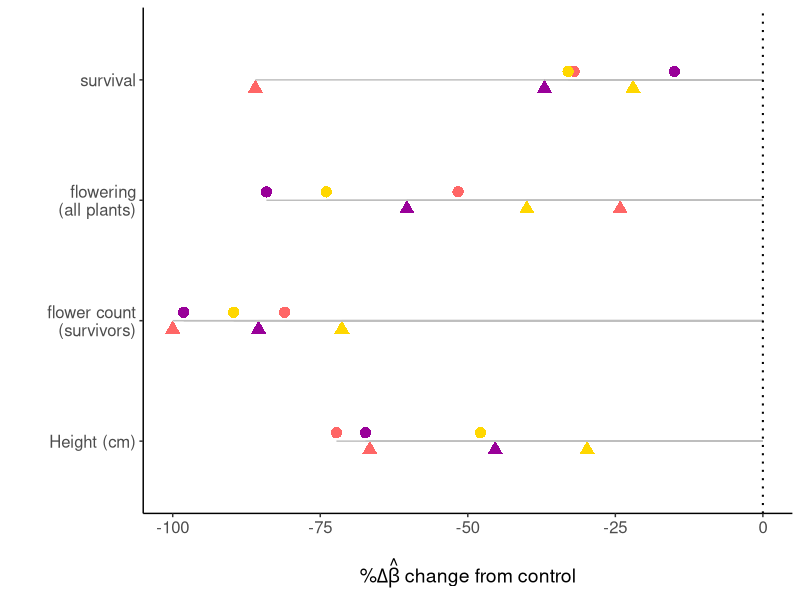
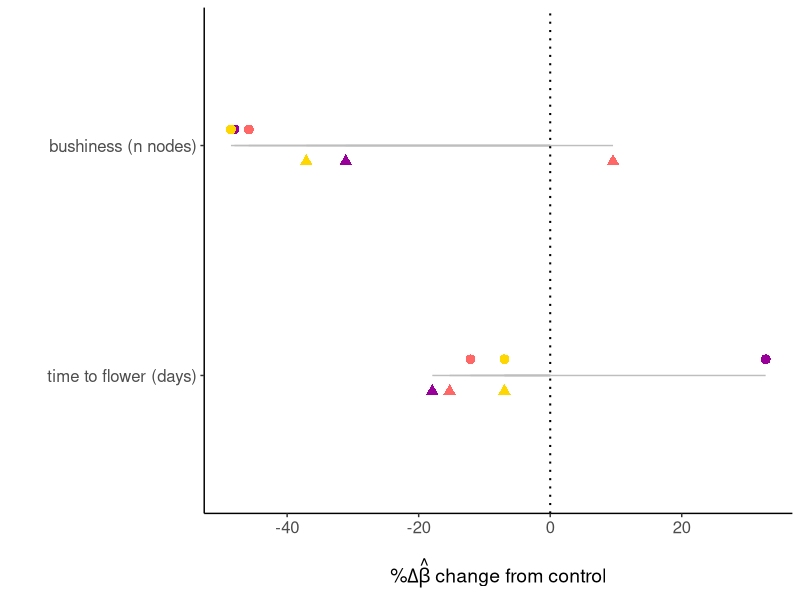

Here is the R script that generated these plots, in order:
## ---- chunk 1
library(ggplot2)
library(ggpubr)
library(tidyverse)
## ---- chunk 2

dataset <- read.csv("../tables/df_emmeans_25jul.csv")

head(dataset)

## ---- chunk 3
my.theme<-theme(axis.text=element_text(size=12),
        axis.title = element_text(size = 14),
        legend.text=element_text(size=10),
        legend.title = element_text(size=12),
        plot.title = element_text(face="bold",size=14,margin=margin(0,0,20,0),hjust = 0.5),
        axis.title.y = element_text(margin = margin(t = 0, r = 15, b = 0, l = 0)),
        axis.title.x = element_text(margin = margin(t = 15, r = 0, b = 0, l = 0)))

## ---- chunk 4


# Create separate datasets for early drought and late drought treatments
early_drought_data <- dataset %>% filter(trt == "early drought")
late_drought_data <- dataset %>% filter(trt == "late drought")
control_data <- dataset %>% filter(trt == "control")


# Unique colors in the dataset
unique_colors <- unique(control_data$colors)

# List to store new rows
new_rows_list <- list()

# Loop through each color
for (color in unique_colors) {
  # Create a new row with "control" trait for the current color
  new_row <- tibble(
    colors = color,
    trt = "control",
    estimated.response = 1,
    SE = NA,  # Fill in appropriate values for SE if available
    df = NA,  # Fill in appropriate values for df if available
    n = NA,  # Fill in appropriate values for n if available
    lower.CI = 1,
    upper.CI = 1,
    comp = NA,  # Fill in appropriate values for comp if available
    trait = "survival"
  )
  # Append the new row to the list
  new_rows_list[[color]] <- new_row
}

# Combine new rows into a single dataframe
new_rows_df <- bind_rows(new_rows_list)

# Add new rows to control_data
control_data <- bind_rows(control_data, new_rows_df)

# Print the updated dataset
print(control_data)

control_data <- control_data %>%
  mutate(estimated.response = ifelse(trait %in% c("survival", "flowering"), estimated.response * 100, estimated.response))

late_drought_data <- late_drought_data %>%
  mutate(estimated.response = ifelse(trait %in% c("survival", "flowering"), estimated.response * 100, estimated.response))

early_drought_data <- early_drought_data %>%
  mutate(estimated.response = ifelse(trait %in% c("survival", "flowering"), estimated.response * 100, estimated.response))
  

## ---- chunk 5

merged_data_early <- early_drought_data %>%
  inner_join(control_data, by = c("colors", "trait"))

merged_data_late <- late_drought_data %>%
  inner_join(control_data, by = c("colors", "trait"))

# Calculate percent decrease from control to each treatment
merged_data_early <- merged_data_early %>%
  mutate(
    percent_decrease_early_drought = ((estimated.response.y - estimated.response.x) / estimated.response.y) * 100
  ) %>%
  dplyr::select(trait, colors, percent_decrease_early_drought) %>%
  distinct()  # Keep only unique combinations of trait and color

merged_data_late <- merged_data_late %>%
  mutate(
    percent_decrease_late_drought = ((estimated.response.y - estimated.response.x) / estimated.response.y) * 100
  ) %>%
  dplyr::select(trait, colors, percent_decrease_late_drought) %>%
  distinct()  # Keep only unique combinations of trait and color

# Print the updated datasets
print(merged_data_early)
print(merged_data_late)

## ---- chunk 6

merged_data_early <- merged_data_early %>% 
  rename(percent_decrease = percent_decrease_early_drought)

merged_data_late <- merged_data_late %>% 
  rename(percent_decrease = percent_decrease_late_drought)

# Combine early and late drought data
merged_data <- rbind(mutate(merged_data_early, treatment = "Early Drought"),
                     mutate(merged_data_late, treatment = "Late Drought"))

# convert % decrease values to negative

merged_data$percent_decrease <- merged_data$percent_decrease*(-1)



# Filter and rename traits
merged_data_fitness <- merged_data %>%
  filter(trait %in% c("survival", "flowering", "n flowers", "height (cm)")) %>%
  mutate(trait = factor(trait, levels = c("height (cm)", "n flowers", "flowering","survival"),
                        labels = c("Height","Flower Count", "Flowering", "Survival")))


# Filter and rename traits
merged_data_other <- merged_data %>%
  filter(trait %in% c("time to flower (days)","bushiness (n nodes)")) %>%
  mutate(trait = factor(trait, levels = c("time to flower (days)","bushiness (n nodes)")))


merged_data_fitness$trait <- factor(merged_data_fitness$trait,
  levels = c("Height","Flower Count", "Flowering", "Survival"),
  labels = c("Height (cm)","flower count\n(survivors)", "flowering\n(all plants)", "survival")
)


# Plot
plot_change_fitness <- ggplot(merged_data_fitness, aes(x = trait, y = percent_decrease, shape = treatment, color = colors)) +
  geom_point(data = subset(merged_data_fitness, treatment == "Late Drought"), 
             position = position_nudge(x = -0.07), size = 3.5) +
  geom_point(data = subset(merged_data_fitness, treatment == "Early Drought"), 
             position = position_nudge(x = 0.07), size = 3.5) +
  geom_segment(aes(x = trait, xend = trait, y = 0, yend = percent_decrease), color = "grey") +
  coord_flip() +
  theme_classic() +
  theme(
    panel.grid.minor.y = element_blank(),
    panel.grid.major.y = element_blank(),
    legend.position = "none"
  ) +
  xlab("") +
   ylab(expression(paste("%", Delta, hat(beta), " change from control")))   +
  scale_color_manual(values = c("#990099", "#FF6666", "gold")) +
  scale_shape_manual(values = c("Early Drought" = 16, "Late Drought" = 17)) +
  geom_hline(yintercept = 0, linetype = 'dotted', col = 'black', size = 0.7) +
  my.theme



plot_change_fitness

#ggsave("../figures/perc.change_a.png", height = 5, width = 6.5)





plot_change_others <- ggplot(merged_data_other, aes(x = trait, y = percent_decrease, shape = treatment, color = colors)) +
  geom_point(data = subset(merged_data_other, treatment == "Late Drought"), 
             position = position_nudge(x = -0.07), size = 3) +
  geom_point(data = subset(merged_data_other, treatment == "Early Drought"), 
             position = position_nudge(x = 0.07), size = 3) +
  geom_segment(aes(x = trait, xend = trait, y = 0, yend = percent_decrease), color = "grey") +
  coord_flip() +
  theme_classic() +
  theme(
    panel.grid.minor.y = element_blank(),
    panel.grid.major.y = element_blank(),
    legend.position = "none"
  ) +
  xlab("") +
  ylab(expression(paste("%", Delta, hat(beta), " change from control"))) +
  scale_color_manual(values = c("#990099", "#FF6666", "gold")) +
  scale_shape_manual(values = c("Early Drought" = 16, "Late Drought" = 17)) +
  geom_hline(yintercept = 0, linetype = 'dotted', col = 'black', size = 0.7) +
  my.theme

plot_change_others

#ggsave("../figures/perc.change_b.png", height = 3, width = 6.5)


## ---- chunk 7
# Step 1: Rename percent_decrease column
merged_data_early <- merged_data_early %>%
  rename(percent_decrease_early_drought = percent_decrease)

merged_data_late <- merged_data_late %>%
  rename(percent_decrease_late_drought = percent_decrease)

# Step 2: Merge early and late by trait and morphotype (colors)
df_percent_morph <- full_join(
  merged_data_early,
  merged_data_late,
  by = c("trait", "colors")
)

# Step 3: Summarise across morphotypes
df_summary <- df_percent_morph %>%
  group_by(trait) %>%
  summarise(
    mean_early = mean(percent_decrease_early_drought, na.rm = TRUE),
    min_early = min(percent_decrease_early_drought, na.rm = TRUE),
    max_early = max(percent_decrease_early_drought, na.rm = TRUE),
    mean_late = mean(percent_decrease_late_drought, na.rm = TRUE),
    min_late = min(percent_decrease_late_drought, na.rm = TRUE),
    max_late = max(percent_decrease_late_drought, na.rm = TRUE)
  )

df_summary

write.csv(df_summary, here::here("tables/summary_percent_change_treatments.csv"))
write.csv(df_percent_morph, here::here("tables/df_percent_morph.csv"))
